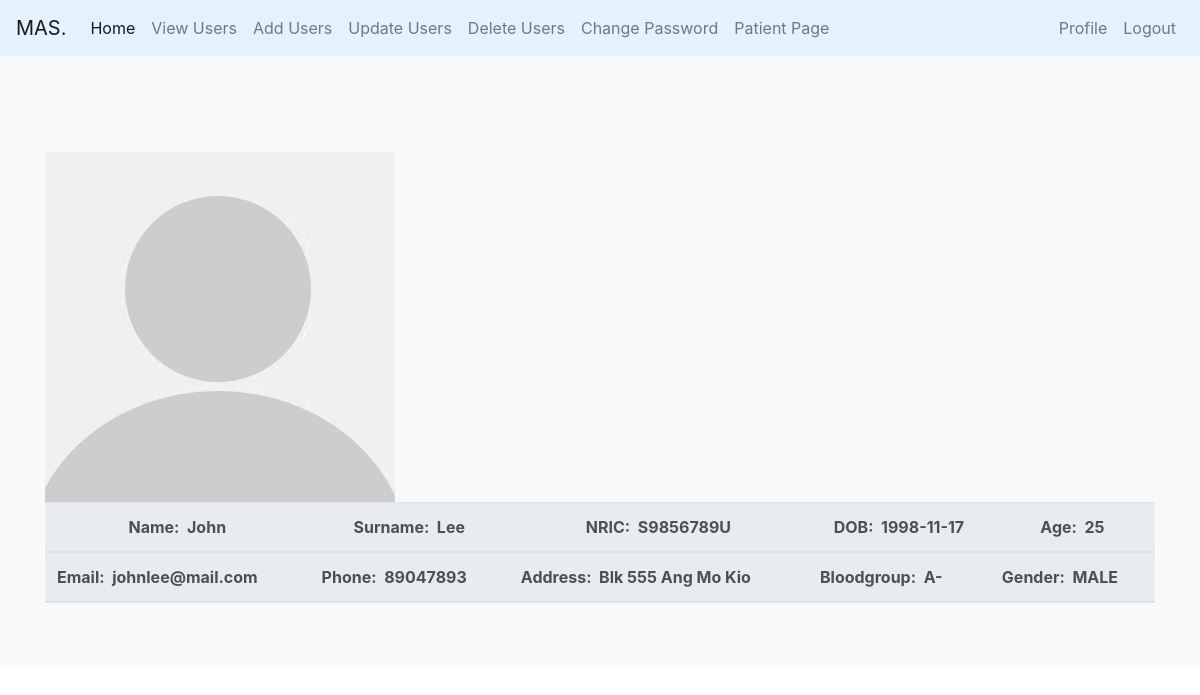
Screenshot of /Admin/viewDoctorProfile.php (signed in) with the database file from the repository.
### tables this page shows
CREATE TABLE IF NOT EXISTS `doctor` (
  `id` int(100) NOT NULL AUTO_INCREMENT,
  `name` varchar(100) NOT NULL,
  `surname` varchar(30) NOT NULL,
  `nric` varchar(9) NOT NULL,
  `dob` varchar(30) NOT NULL,
  `age` varchar(3) NOT NULL,
  `email` varchar(30) NOT NULL,
  `phone` varchar(8) NOT NULL,
  `address` varchar(50) NOT NULL,
  `bloodgroup` varchar(10) NOT NULL,
  `gender` enum('MALE','FEMALE') NOT NULL,
  `username` varchar(30) NOT NULL,
  `acctype` enum('DOCTOR') NOT NULL,
  `password` varchar(100) NOT NULL,
  `image` varchar(100) NOT NULL,
  `date_created` date NOT NULL,
  PRIMARY KEY (`id`),
  UNIQUE KEY `username` (`username`),
  UNIQUE KEY `email` (`email`),
  UNIQUE KEY `nric` (`nric`)
);

### Admin/viewDoctorProfile.php (the view, shortened to what this page needs)
<?php
$conn = mysqli_connect("127.0.0.1", "root", "", "masdatabase");
$DoctorID = $_SESSION['DoctorID'];
?>
<!DOCTYPE html>
<html lang="en">
<head>
	<link rel="stylesheet" href="CSS/addUser.css">
	<link href="//maxcdn.bootstrapcdn.com/bootstrap/4.0.0/css/bootstrap.min.css" rel="stylesheet" id="bootstrap-css">
</head>
<body>
<?php include 'header.php'; ?>
<div class="album py-5 bg-light">
	<div class="container">
		<div class="row">
			<br><br>
		</div>
			<tr>
				<table class="table">
					<thead class="thead-light">
						<tr class='text-center'>
						  <?php
							 $select = mysqli_query($conn, "SELECT * FROM `doctor` WHERE id = '$DoctorID'") or die('query failed');
							 if(mysqli_num_rows($select) > 0){
								$fetch = mysqli_fetch_assoc($select);
							 }
							 if($fetch['image'] == ''){
								echo '<img src="images/default-avatar.png">';
							 }else{
								echo '<img src="uploaded_img/'.$fetch['image'].'">';
							 }
						  ?>
						  <th <h3>Name: &nbsp;<?php echo $fetch['name']; ?></h3></th>
						  <th <h3>Surname: &nbsp;<?php echo $fetch['surname']; ?></h3></th>
						  <th <h3>NRIC: &nbsp;<?php echo $fetch['nric']; ?></h3></th>
						  <th <h3>DOB: &nbsp;<?php echo $fetch['dob']; ?></h3></th>
						  <th <h3>Age: &nbsp;<?php echo $fetch['age']; ?></h3></th>
						  <tr>
						  <th <h3>Email: &nbsp;<?php echo $fetch['email']; ?></h3></th>
						  <th <h3>Phone: &nbsp;<?php echo $fetch['phone']; ?></h3></th>
						  <th <h3>Address: &nbsp;<?php echo $fetch['address']; ?></h3></th>
						  <th <h3>Bloodgroup: &nbsp;<?php echo $fetch['bloodgroup']; ?></h3></th>
						  <th <h3>Gender: &nbsp;<?php echo $fetch['gender']; ?></h3></th>
						  </tr>
						</tr>
					</thead>
				</table>
			</tr>
		</div>
	</div>
</body>
</html>

### Admin/CSS/addUser.css (style rules this page uses)
html { background-color: white; }
body { font-family: "Poppins", sans-serif; height: 100vh; }

### rows the page displays
doctor: name "John", surname "Lee", nric "S9856789U", dob "1998-11-17", age "25", email "johnlee@mail.com", phone "89047893", address "Blk 555 Ang Mo Kio", bloodgroup "A-", gender "MALE"
